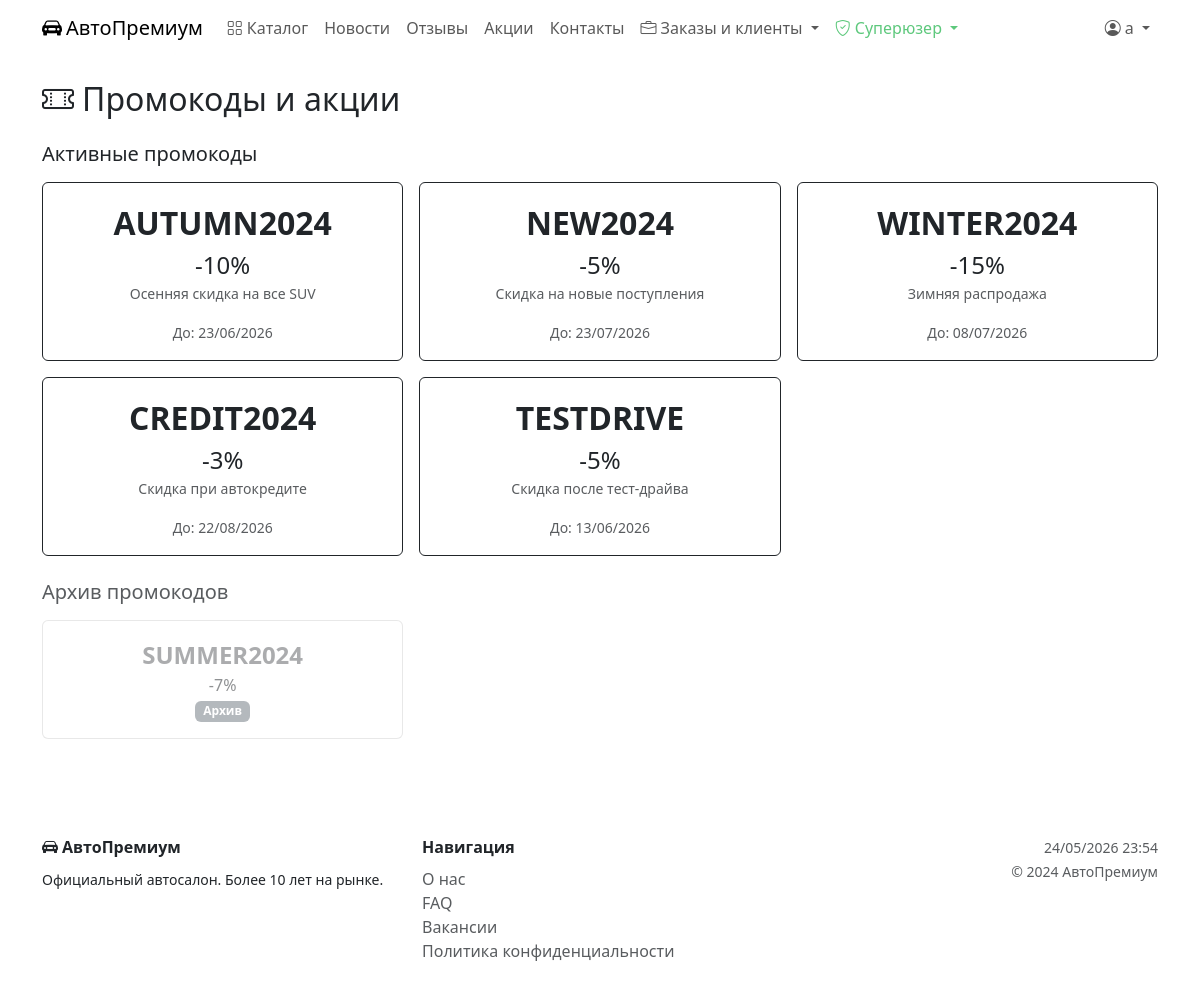
The app's page /promos/ (signed in) with its own data.
### catalog/models.py (models this page shows, shortened)
class Promo(models.Model):
    STATUS_CHOICES = [('active', 'Активен'), ('archived', 'Архив')]
    code = models.CharField('Код', max_length=50, unique=True)
    discount_percent = models.PositiveSmallIntegerField('Скидка (%)')
    description = models.CharField('Описание', max_length=255, blank=True)
    valid_until = models.DateField('Действует до', null=True, blank=True)
    status = models.CharField('Статус', max_length=10, choices=STATUS_CHOICES, default='active')
    class Meta:
        verbose_name = 'Промокод'
        verbose_name_plural = 'Промокоды'

### catalog/views.py (the view)
# urls.py: path('promos/', views.promos, name='promos'),
def promos(request):
    return render(request, 'catalog/promos.html', {
        'active':   Promo.objects.filter(status='active'),
        'archived': Promo.objects.filter(status='archived'),
    })

### templates/catalog/promos.html
{% extends 'base.html' %}{% block title %}Акции и промокоды — АвтоПремиум{% endblock %}{% block content %}
<h2 class="text-gold mb-4"><i class="bi bi-ticket-perforated me-2"></i>Промокоды и акции</h2>
<h5 class="text-gold mb-3">Активные промокоды</h5>
<div class="row g-3 mb-4">
{% for promo in active %}
<div class="col-md-4">
  <div class="card border" style="border-color:var(--primary) !important;">
    <div class="card-body text-center">
      <div class="fs-2 fw-bold text-gold">{{ promo.code }}</div>
      <div class="fs-4">-{{ promo.discount_percent }}%</div>
      <p class="text-muted small">{{ promo.description }}</p>
      {% if promo.valid_until %}<small class="text-muted">До: {{ promo.valid_until|date:"d/m/Y" }}</small>{% endif %}
    </div>
  </div>
</div>
{% empty %}<div class="col-12 text-muted">Активных промокодов нет.</div>{% endfor %}
</div>
<h5 class="text-muted mb-3">Архив промокодов</h5>
<div class="row g-3">
{% for promo in archived %}
<div class="col-md-4">
  <div class="card opacity-50">
    <div class="card-body text-center">
      <div class="fs-4 fw-bold text-muted">{{ promo.code }}</div>
      <div>-{{ promo.discount_percent }}%</div>
      <span class="badge bg-secondary">Архив</span>
    </div>
  </div>
</div>
{% empty %}<div class="col-12 text-muted">Архив пуст.</div>{% endfor %}
</div>{% endblock %}

### templates/base.html (shortened to what this page needs)
<!DOCTYPE html>
<html lang="ru">
<head>
  <link href="https://cdn.jsdelivr.net/npm/bootstrap@5.3.2/dist/css/bootstrap.min.css" rel="stylesheet">
  <link href="https://cdn.jsdelivr.net/npm/bootstrap-icons@1.11.1/font/bootstrap-icons.css" rel="stylesheet">
</head>
<body>
<nav class="navbar navbar-expand-lg sticky-top">
  <div class="container">
    <a class="navbar-brand" href="{% url 'index' %}">
      <i class="bi bi-car-front-fill me-1"></i>АвтоПремиум
    </a>
    <div class="collapse navbar-collapse" id="nav">
      <ul class="navbar-nav me-auto">
        <li class="nav-item"><a class="nav-link" href="{% url 'car_list' %}"><i class="bi bi-grid me-1"></i>Каталог</a></li>
        <li class="nav-item"><a class="nav-link" href="{% url 'news_list' %}">Новости</a></li>
        <li class="nav-item"><a class="nav-link" href="{% url 'reviews_list' %}">Отзывы</a></li>
        <li class="nav-item"><a class="nav-link" href="{% url 'promos' %}">Акции</a></li>
        <li class="nav-item"><a class="nav-link" href="{% url 'contacts' %}">Контакты</a></li>
{% if user.is_staff %}
<li class="nav-item dropdown">
  <a class="nav-link dropdown-toggle text-gold" href="#" data-bs-toggle="dropdown">
    <i class="bi bi-briefcase me-1"></i>Заказы и клиенты
  </a>
</li>
{% endif %}
        {% if user.is_superuser %}
        <li class="nav-item dropdown">
          <a class="nav-link dropdown-toggle" style="color:#5dc87c !important;" href="#" data-bs-toggle="dropdown">
            <i class="bi bi-shield-check me-1"></i>Суперюзер
          </a>
        </li>
        {% endif %}
      </ul>
      <ul class="navbar-nav">
        {% if user.is_authenticated %}
        <li class="nav-item dropdown">
          <a class="nav-link dropdown-toggle" href="#" data-bs-toggle="dropdown">
            <i class="bi bi-person-circle me-1"></i>{{ user.get_full_name|default:user.username }}
          </a>
        </li>
        {% else %}
        <li class="nav-item"><a class="nav-link" href="{% url 'login' %}"><i class="bi bi-box-arrow-in-right me-1"></i>Войти</a></li>
        <li class="nav-item"><a class="btn btn-gold ms-2 nav-link px-3" href="{% url 'register' %}">Регистрация</a></li>
        {% endif %}
      </ul>
    </div>
  </div>
</nav>
<main class="py-4">
  <div class="container">
    {% block content %}{% endblock %}
  </div>
</main>
<footer class="footer py-4 mt-5">
  <div class="container">
    <div class="row">
      <div class="col-md-4">
        <div class="text-gold fw-bold mb-2"><i class="bi bi-car-front-fill me-1"></i>АвтоПремиум</div>
        <small>Официальный автосалон. Более 10 лет на рынке.</small>
      </div>
      <div class="col-md-4">
        <div class="fw-bold mb-2">Навигация</div>
        <div><a href="{% url 'about' %}" class="text-muted text-decoration-none">О нас</a></div>
        <div><a href="{% url 'faq' %}" class="text-muted text-decoration-none">FAQ</a></div>
        <div><a href="{% url 'vacancies' %}" class="text-muted text-decoration-none">Вакансии</a></div>
        <div><a href="{% url 'privacy' %}" class="text-muted text-decoration-none">Политика конфиденциальности</a></div>
      </div>
      <div class="col-md-4 text-md-end">
        <small class="text-muted">{% now "d/m/Y H:i" %}</small><br>
        <small class="text-muted">© 2024 АвтоПремиум</small>
      </div>
    </div>
  </div>
</footer>
</body>
</html>

### records on screen
Promo: code "AUTUMN2024", discount_percent "10", description "Осенняя скидка на все SUV", valid_until "23/06/2026"
Promo: code "NEW2024", discount_percent "5", description "Скидка на новые поступления", valid_until "23/07/2026"
Promo: code "WINTER2024", discount_percent "15", description "Зимняя распродажа", valid_until "08/07/2026"
Promo: code "CREDIT2024", discount_percent "3", description "Скидка при автокредите", valid_until "22/08/2026"
Promo: code "TESTDRIVE", discount_percent "5", description "Скидка после тест-драйва", valid_until "13/06/2026"
Promo: code "SUMMER2024", discount_percent "7"

### other values on screen
{{ user.get_full_name|default:user.username }} "a"
